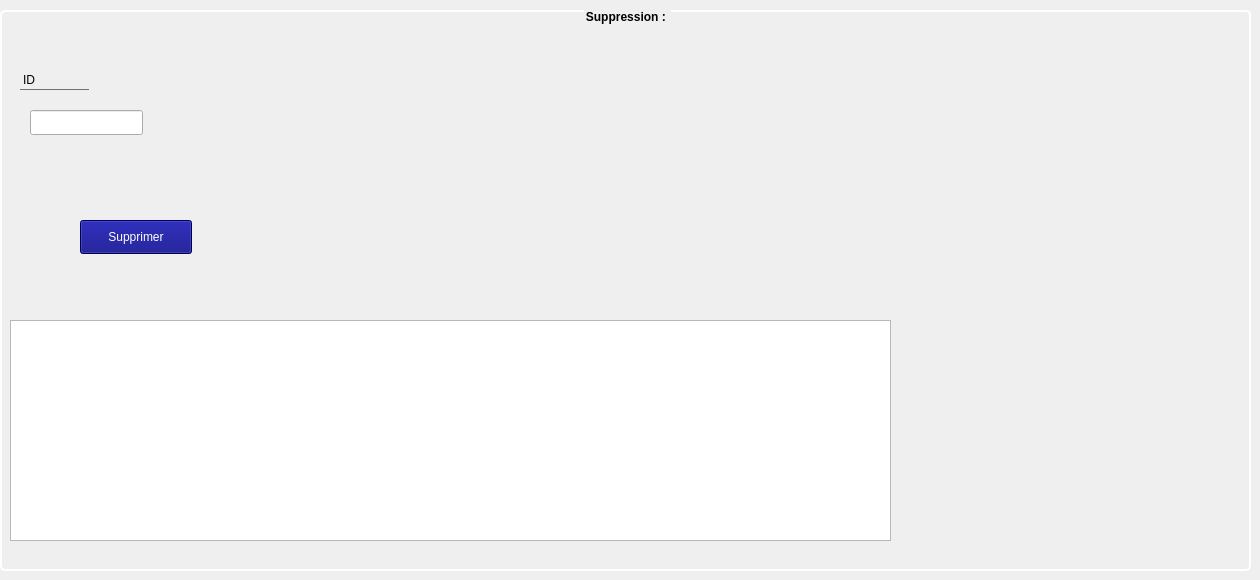
    <widget class="QWidget" name="tab_4">
     <attribute name="title">
      <string>Eliminer fournisseur</string>
     </attribute>
     <widget class="QGroupBox" name="groupBox_3">
      <property name="geometry">
       <rect>
        <x>0</x>
        <y>10</y>
        <width>1251</width>
        <height>561</height>
       </rect>
      </property>
      <property name="styleSheet">
       <string notr="true">/*color: rgb(0, 0, 127);*/

QGroupBox {
	
   font: 10pt &quot;MS Shell Dlg 2&quot;;
font: bold;
text-align:center;
    border: 2px solid white;
    border-radius: 5px;
    margin-top: 1ex;
}

QGroupBox::title {
 
    subcontrol-position: top center; /* position at the top center */
  
}
</string>
      </property>
      <property name="title">
       <string>Suppression : </string>
      </property>
      <widget class="QLabel" name="label_9">
       <property name="geometry">
        <rect>
         <x>20</x>
         <y>60</y>
         <width>69</width>
         <height>20</height>
        </rect>
       </property>
       <property name="styleSheet">
        <string notr="true">border:none;
border-bottom:1px solid #707172;
background: transparent;</string>
       </property>
       <property name="text">
        <string>ID</string>
       </property>
      </widget>
      <widget class="QLineEdit" name="id_supp">
       <property name="geometry">
        <rect>
         <x>30</x>
         <y>100</y>
         <width>113</width>
         <height>25</height>
        </rect>
       </property>
      </widget>
      <widget class="QPushButton" name="supprimer">
       <property name="geometry">
        <rect>
         <x>80</x>
         <y>210</y>
         <width>112</width>
         <height>34</height>
        </rect>
       </property>
       <property name="styleSheet">
        <string notr="true">color: rgb(255, 255, 255);
background-color: rgb(0, 0, 127);
</string>
       </property>
       <property name="text">
        <string>Supprimer</string>
       </property>
      </widget>
      <widget class="QLabel" name="photo2">
       <property name="geometry">
        <rect>
         <x>840</x>
         <y>20</y>
         <width>201</width>
         <height>171</height>
        </rect>
       </property>
       <property name="text">
        <string/>
       </property>
      </widget>
      <widget class="QTableView" name="tableView_f3">
       <property name="geometry">
        <rect>
         <x>10</x>
         <y>310</y>
         <width>881</width>
         <height>221</height>
        </rect>
       </property>
      </widget>
      <widget class="QLabel" name="label_b3">
       <property name="geometry">
        <rect>
         <x>10</x>
         <y>50</y>
         <width>1231</width>
         <height>501</height>
        </rect>
       </property>
       <property name="text">
        <string/>
       </property>
      </widget>
      <zorder>label_b3</zorder>
      <zorder>label_9</zorder>
      <zorder>id_supp</zorder>
      <zorder>supprimer</zorder>
      <zorder>tableView_f3</zorder>
      <zorder>photo2</zorder>
     </widget>
    </widget>
